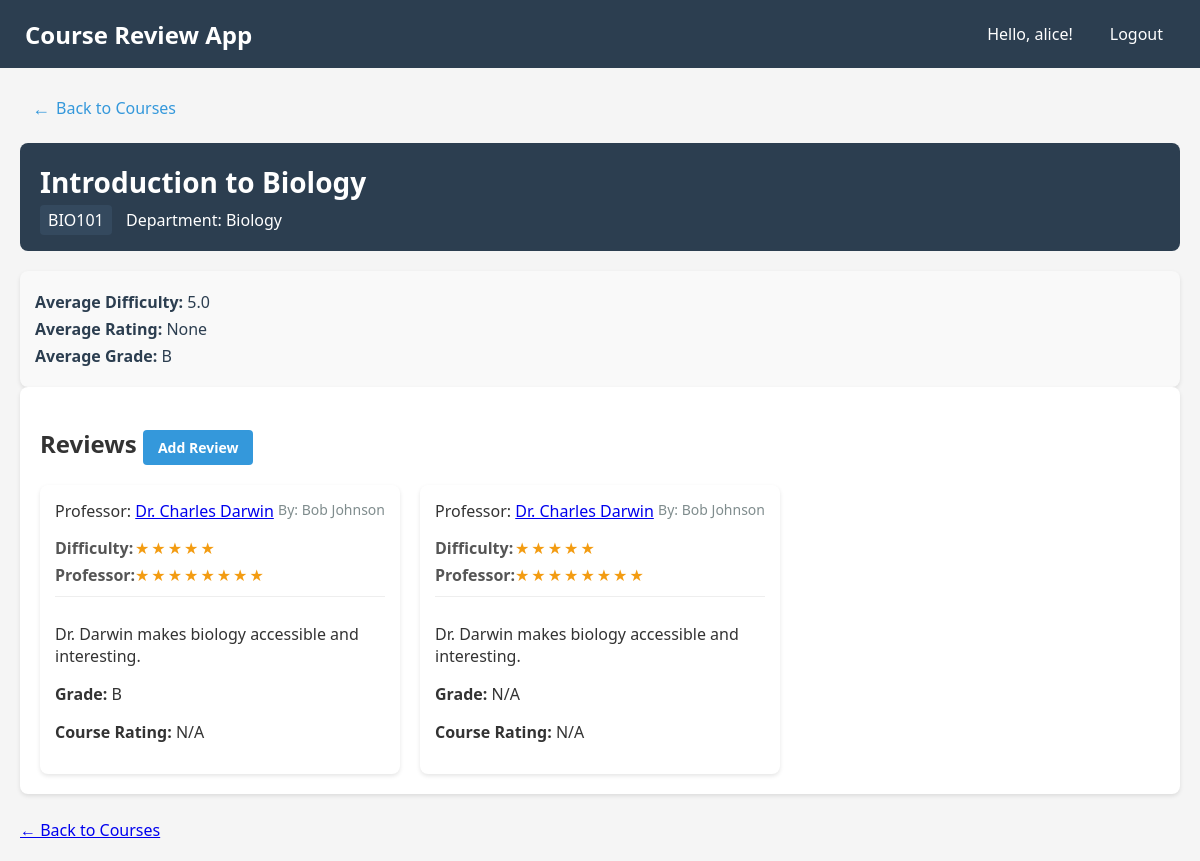
Page /course/BIO101 (signed in) on the earlier database version.
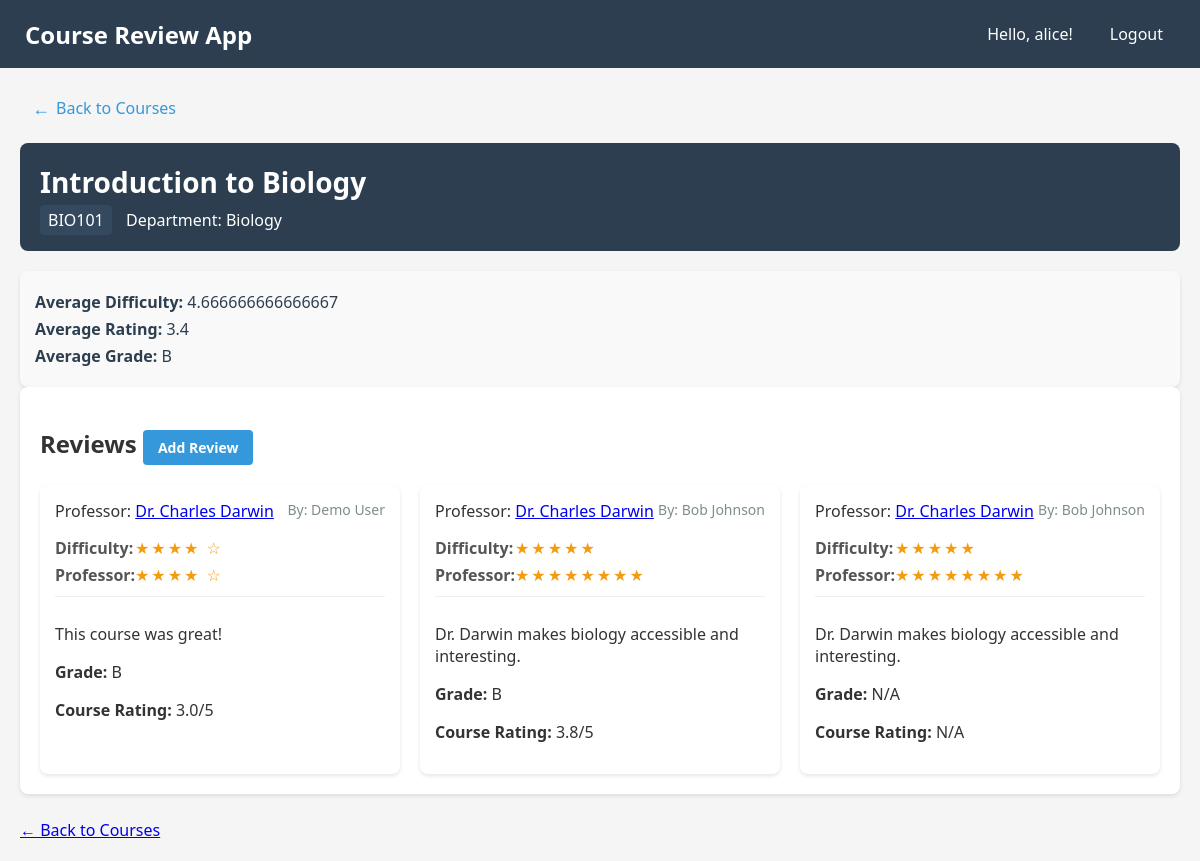
Same page on the later database version.
### tables this page shows
CREATE TABLE courses (
    course_code TEXT PRIMARY KEY,
    course_name TEXT NOT NULL, 
    department_id TEXT NOT NULL,
    FOREIGN KEY (department_id) REFERENCES departments(department_id)
);

CREATE TABLE departments (
    department_id INTEGER PRIMARY KEY AUTOINCREMENT,
    department_name TEXT UNIQUE
);

CREATE TABLE reviews (
    review_id INTEGER PRIMARY KEY AUTOINCREMENT,
    student_id INTEGER NOT NULL,
    professor_id INTEGER,
    course_code TEXT NOT NULL,
    difficulty_rating REAL CHECK (difficulty_rating BETWEEN 0 AND 10),    
    professor_rating INTEGER,
    comments TEXT,
    created_at TIMESTAMP DEFAULT CURRENT_TIMESTAMP,
    score REAL CHECK (score BETWEEN 0 AND 100),
    course_rating REAL CHECK (course_rating BETWEEN 0 AND 5),
    FOREIGN KEY (student_id) REFERENCES students(student_id),
    FOREIGN KEY (course_code) REFERENCES courses(course_code),
    FOREIGN KEY (professor_id) REFERENCES professors(professor_id)
);

CREATE TABLE professors (
    professor_id INTEGER PRIMARY KEY AUTOINCREMENT,
    name TEXT NOT NULL
);

CREATE TABLE students (
    student_id INTEGER PRIMARY KEY,
    user_id INTEGER,
    name TEXT NOT NULL,
    FOREIGN KEY (user_id) REFERENCES users(user_id)
);

### main.py (the view)
@app.route('/course/<course_code>')
@login_required
def course_detail(course_code):
    with get_db_connection() as conn:
        course = conn.execute('SELECT * FROM courses WHERE course_code = ?', (course_code,)).fetchone()
        if not course:
            abort(404)
        department = conn.execute('SELECT department_name FROM departments WHERE department_id = ?',
                                 (course['department_id'],)).fetchone()
        department_name = department['department_name'] if department else "Unknown Department"
        reviews = conn.execute('''
            SELECT r.*, p.name as professor_name, s.name as student_name,
                  (r.student_id = ?) as is_own_review, r.course_rating
            FROM reviews r
            LEFT JOIN professors p ON r.professor_id = p.professor_id
            LEFT JOIN students s ON r.student_id = s.student_id
            WHERE r.course_code = ?
            ORDER BY is_own_review DESC, r.review_id DESC
        ''', (session['user_id'], course_code)).fetchall()
        averages = conn.execute('''
            SELECT
                AVG(difficulty_rating) as avg_difficulty,
                AVG(course_rating) as avg_rating,
                AVG(score) as avg_grade
            FROM reviews
            WHERE course_code = ?
        ''', (course_code,)).fetchone()
    return render_template('course_detail.html',
                          course=course,
                          reviews=reviews,
                          department_name=department_name,
                          averages=averages)

### main.py (called while the page is built)
def login_required(view):
    @wraps(view)
    def wrapped_view(**kwargs):
        if 'user_id' not in session:
            return redirect(url_for('login'))
        return view(**kwargs)
    return wrapped_view

def get_db_connection():
    conn = sqlite3.connect('database.db')
    conn.row_factory = sqlite3.Row
    return conn

### src/templates/course_detail.html (shortened to what this page needs)
{% extends 'base.html' %}
{% block content %}
<div class="navigation">
    <a href="{{ url_for('courses') }}" class="back-btn"><i class="back-arrow">←</i> Back to Courses</a>
</div>
<div class="course-header">
    <h1>{{ course['course_name'] }}</h1>
    <div class="course-meta">
        <span class="course-code">{{ course['course_code'] }}</span>
        <span class="department">Department: <a href="{{ url_for('department_detail', department_id=course['department_id']) }}" class="department-link">{{ department_name }}</a></span>
    </div>
</div>
<div class="course-averages">
    <p><strong>Average Difficulty:</strong> {{ averages['avg_difficulty']|default('N/A') }}</p>
    <p><strong>Average Rating:</strong> {{ averages['avg_rating']|default('N/A') }}</p>
    <p><strong>Average Grade:</strong> {% if averages['avg_grade'] is not none %}{% if averages['avg_grade'] >= 90 %}A{% elif averages['avg_grade'] >= 80 %}B{% elif averages['avg_grade'] >= 70 %}C{% elif averages['avg_grade'] >= 60 %}D{% else %}F{% endif %}{% else %}N/A{% endif %}</p>
</div>
<div class="course-details">
    <h2>Reviews <a href="{{ url_for('add_review', course_code=course['course_code']) }}" class="add-review-btn">Add Review</a></h2>
    {% if reviews %}
    <div class="reviews-list">
        {% for review in reviews %}
        <div class="review-card {% if review['is_own_review'] %}own-review{% endif %}">
            <div class="review-meta">
                <span class="professor-name">Professor: <a href="{{ url_for('professor_detail', professor_id=review['professor_id']) }}">{{ review['professor_name'] or 'Unknown' }}</a></span>
                {% if not review['is_own_review'] %}
                <span class="student-name">By: {{ review['student_name'] }}</span>
                {% endif %}
            </div>
            <div class="review-ratings">
                <div class="rating"><span>Difficulty:</span>
                    <div class="stars">
                        {% for i in range(review['difficulty_rating']|int) %}★{% endfor %}
                        {% for i in range(5 - review['difficulty_rating']|int) %}☆{% endfor %}
                    </div>
                </div>
                <div class="rating"><span>Professor:</span>
                    <div class="stars">
                        {% for i in range(review['professor_rating']|int) %}★{% endfor %}
                        {% for i in range(5 - review['professor_rating']|int) %}☆{% endfor %}
                    </div>
                </div>
            </div>
            <div class="review-comments">
                <p>{{ review['comments'] }}</p>
                <p><strong>Grade:</strong> {% if review['score'] is not none %}{% if review['score'] >= 90 %}A{% elif review['score'] >= 80 %}B{% elif review['score'] >= 70 %}C{% elif review['score'] >= 60 %}D{% else %}F{% endif %}{% else %}N/A{% endif %}</p>
                <p><strong>Course Rating:</strong> {% if review['course_rating'] is not none %}{{ review['course_rating'] }}/5{% else %}N/A{% endif %}</p>
            </div>
        </div>
        {% endfor %}
    </div>
    {% else %}
    <p class="no-reviews">No Reviews Yet</p>
    {% endif %}
</div>
<div class="back-button-container">
    <a href="{{ url_for('courses') }}" class="back-button">← Back to Courses</a>
</div>
{% endblock %}

### src/templates/base.html (shortened to what this page needs)
<!DOCTYPE html>
<html lang="en">
<head>
    <link rel="stylesheet" href="{{ url_for('static', filename='style.css') }}">
</head>
<body>
    <nav class="navbar">
        <div class="navbar-brand">
            <a href="{{ url_for('index') }}">Course Review App</a>
        </div>
        <div class="navbar-menu">
            {% if 'user_id' in session %}
            <div class="navbar-user">
                <span>Hello, {{ session['username'] }}!</span>
                <a href="{{ url_for('logout') }}" class="logout-btn">Logout</a>
            </div>
            {% else %}
            <div class="navbar-auth">
                <a href="{{ url_for('login') }}">Login</a>
                <a href="{{ url_for('register') }}">Register</a>
            </div>
            {% endif %}
        </div>
    </nav>
    <div id="main">
        {% block content %}{% endblock %}
    </div>
</body>
</html>

### src/style.css (style rules this page uses)
body { background-color: white; color: black; font-family: sans-serif; margin: 0; }
nav { background-color: #333; color: white; padding: 10px 20px; display: flex; justify-content: space-between; align-items: center; }
nav a { color: white; text-decoration: none; }

### src/templates/course_detail.html (style rules this page uses)
.navigation { margin-bottom: 15px; }
.back-btn { display: inline-flex; align-items: center; color: #3498db; text-decoration: none; font-weight: 500; padding: 8px 12px; border-radius: 4px; transition: all 0.2s ease; }
.back-arrow { margin-right: 6px; font-size: 18px; }
.course-header { background-color: #2c3e50; color: white; padding: 20px; border-radius: 8px; margin-bottom: 20px; }
.course-header h1 { margin: 0; font-size: 28px; }
.course-meta { margin-top: 8px; font-size: 16px; }
.course-code { background-color: #34495e; padding: 4px 8px; border-radius: 4px; margin-right: 10px; }
.course-averages { margin-top: 15px; padding: 15px; background-color: #f9f9f9; border-radius: 8px; box-shadow: 0 2px 4px rgba(0, 0, 0, 0.1); }
.course-averages p { margin: 5px 0; font-size: 16px; color: #2c3e50; }
.course-details { background-color: white; border-radius: 8px; padding: 20px; margin-bottom: 25px; box-shadow: 0 2px 4px rgba(0,0,0,0.1); }
.add-review-btn { display: inline-block; background-color: #3498db; color: white; padding: 8px 15px; border-radius: 4px; text-decoration: none; font-size: 14px; transition: background-color 0.3s; }
.reviews-list { display: grid; grid-template-columns: repeat(auto-fill, minmax(300px, 1fr)); gap: 20px; }
.review-card { background-color: white; border-radius: 8px; padding: 15px; box-shadow: 0 2px 4px rgba(0,0,0,0.1); position: relative; }
.review-meta { display: flex; justify-content: space-between; margin-bottom: 15px; flex-wrap: wrap; }
.student-name { font-size: 14px; color: #7f8c8d; }
.review-ratings { margin-bottom: 10px; }
.rating { display: flex; align-items: center; margin-bottom: 5px; }
.rating span { width: 80px; font-weight: bold; color: #555; }
.stars { color: #f39c12; letter-spacing: 2px; }
.review-comments { padding-top: 10px; border-top: 1px solid #eee; }
.department-link { color: white; text-decoration: none; }

### src/templates/base.html (style rules this page uses)
body { margin: 0; padding: 0; font-family: 'Segoe UI', Tahoma, Geneva, Verdana, sans-serif; background-color: #f5f5f5; color: #333; }
.navbar { display: flex; justify-content: space-between; align-items: center; background-color: #2c3e50; padding: 15px 25px; color: white; }
.navbar a { color: white; text-decoration: none; }
.navbar-brand a { font-size: 1.5rem; font-weight: bold; }
.navbar-menu { display: flex; align-items: center; }
.navbar-auth a, .logout-btn { margin-left: 15px; padding: 8px 12px; border-radius: 4px; transition: background-color 0.2s; }
.navbar-user { display: flex; align-items: center; }
.navbar-user span { margin-right: 10px; }
#main { max-width: 1200px; margin: 0 auto; padding: 20px; }

Differences in the rows shown:
now on this page (row edited): reviews: name "Dr. Charles Darwin", student_name "Demo User", difficulty_rating 4 (drawn), professor_rating 4 (drawn), comments "This course was great!", score "B", course_rating "3.0"
changed reviews (number 2 of 3 on the later page): course_rating (not shown) → "3.8"; no longer shows "N/A"
Other differences:
{{ averages['avg_difficulty']|default('N/A') }}: "5.0" → "4.666666666666667"
{{ averages['avg_rating']|default('N/A') }}: "None" → "3.4"
